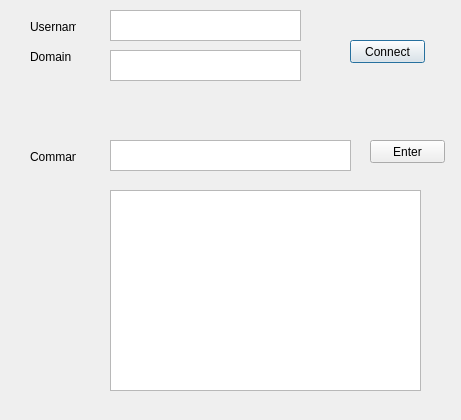
<?xml version="1.0" encoding="UTF-8"?>
<ui version="4.0">
 <class>Dialog</class>
 <widget class="QDialog" name="Dialog">
  <property name="geometry">
   <rect>
    <x>0</x>
    <y>0</y>
    <width>461</width>
    <height>420</height>
   </rect>
  </property>
  <property name="windowTitle">
   <string>Dialog</string>
  </property>
  <widget class="QTextEdit" name="nameText">
   <property name="geometry">
    <rect>
     <x>110</x>
     <y>10</y>
     <width>191</width>
     <height>31</height>
    </rect>
   </property>
   <property name="tabChangesFocus">
    <bool>true</bool>
   </property>
  </widget>
  <widget class="QTextEdit" name="domainText">
   <property name="geometry">
    <rect>
     <x>110</x>
     <y>50</y>
     <width>191</width>
     <height>31</height>
    </rect>
   </property>
   <property name="tabChangesFocus">
    <bool>true</bool>
   </property>
  </widget>
  <widget class="QLabel" name="label_2">
   <property name="geometry">
    <rect>
     <x>30</x>
     <y>50</y>
     <width>46</width>
     <height>13</height>
    </rect>
   </property>
   <property name="text">
    <string>Domain</string>
   </property>
   <property name="buddy">
    <cstring>domainText</cstring>
   </property>
  </widget>
  <widget class="QTextEdit" name="inputText">
   <property name="geometry">
    <rect>
     <x>110</x>
     <y>140</y>
     <width>241</width>
     <height>31</height>
    </rect>
   </property>
   <property name="tabChangesFocus">
    <bool>true</bool>
   </property>
  </widget>
  <widget class="QTextEdit" name="outputText">
   <property name="enabled">
    <bool>true</bool>
   </property>
   <property name="geometry">
    <rect>
     <x>110</x>
     <y>190</y>
     <width>311</width>
     <height>201</height>
    </rect>
   </property>
   <property name="readOnly">
    <bool>true</bool>
   </property>
  </widget>
  <widget class="QPushButton" name="connectButton">
   <property name="geometry">
    <rect>
     <x>350</x>
     <y>40</y>
     <width>75</width>
     <height>23</height>
    </rect>
   </property>
   <property name="text">
    <string>Connect</string>
   </property>
  </widget>
  <widget class="QLabel" name="label">
   <property name="geometry">
    <rect>
     <x>30</x>
     <y>20</y>
     <width>46</width>
     <height>13</height>
    </rect>
   </property>
   <property name="text">
    <string>Username</string>
   </property>
   <property name="buddy">
    <cstring>nameText</cstring>
   </property>
  </widget>
  <widget class="QLabel" name="label_3">
   <property name="geometry">
    <rect>
     <x>30</x>
     <y>150</y>
     <width>46</width>
     <height>13</height>
    </rect>
   </property>
   <property name="text">
    <string>Command</string>
   </property>
   <property name="buddy">
    <cstring>inputText</cstring>
   </property>
  </widget>
  <widget class="QPushButton" name="enterButton">
   <property name="geometry">
    <rect>
     <x>370</x>
     <y>140</y>
     <width>75</width>
     <height>23</height>
    </rect>
   </property>
   <property name="text">
    <string>Enter</string>
   </property>
  </widget>
 </widget>
 <resources/>
 <connections/>
</ui>
